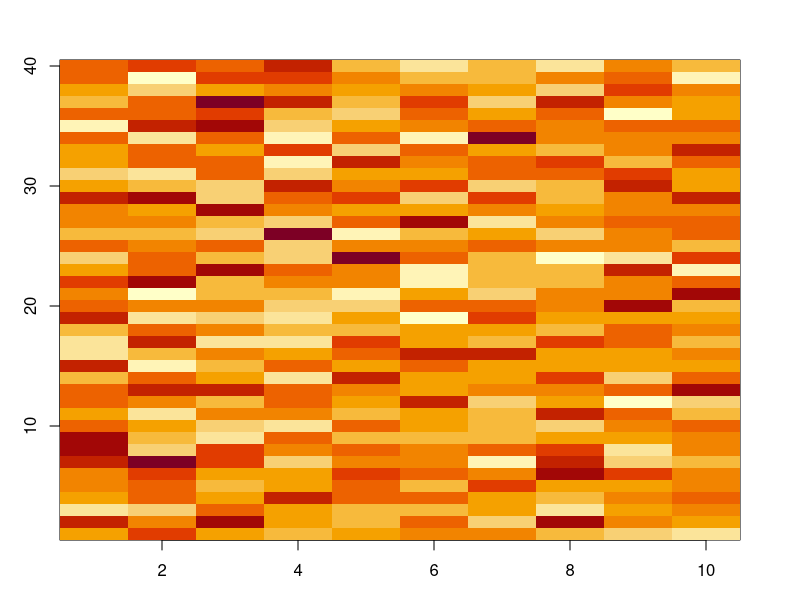
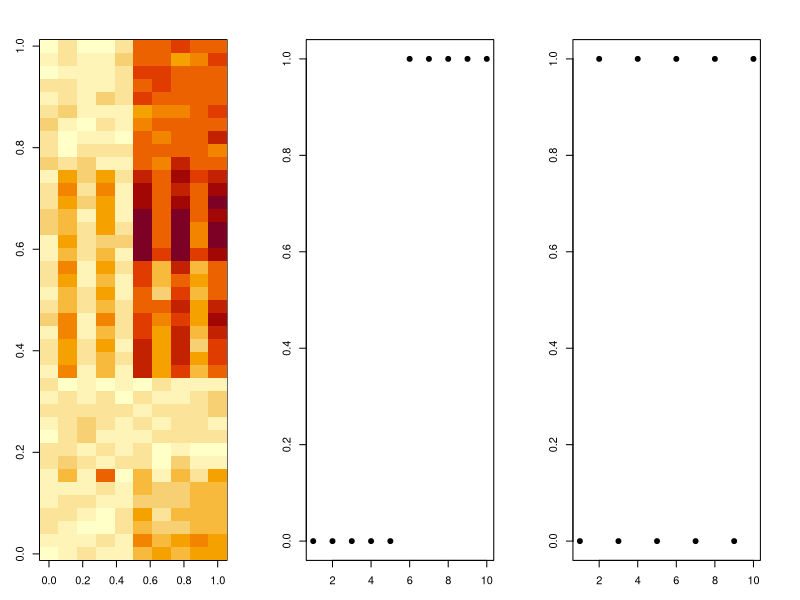
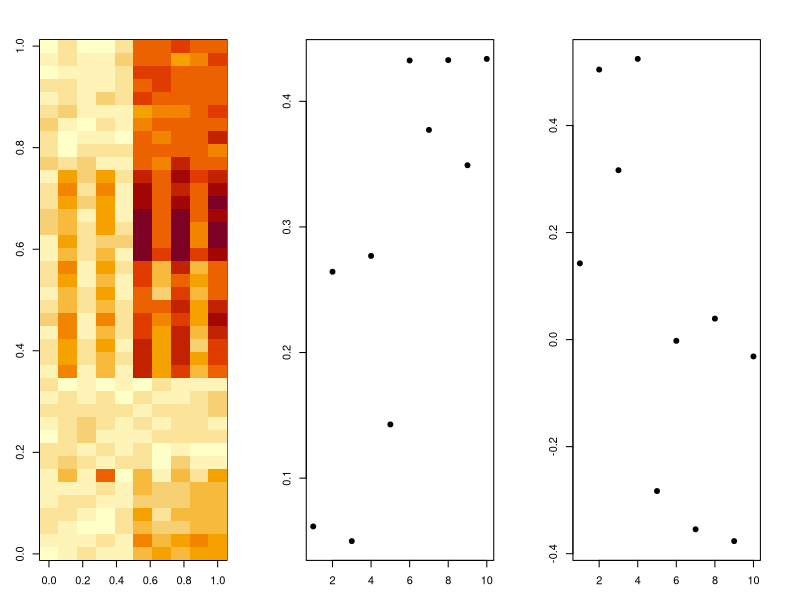
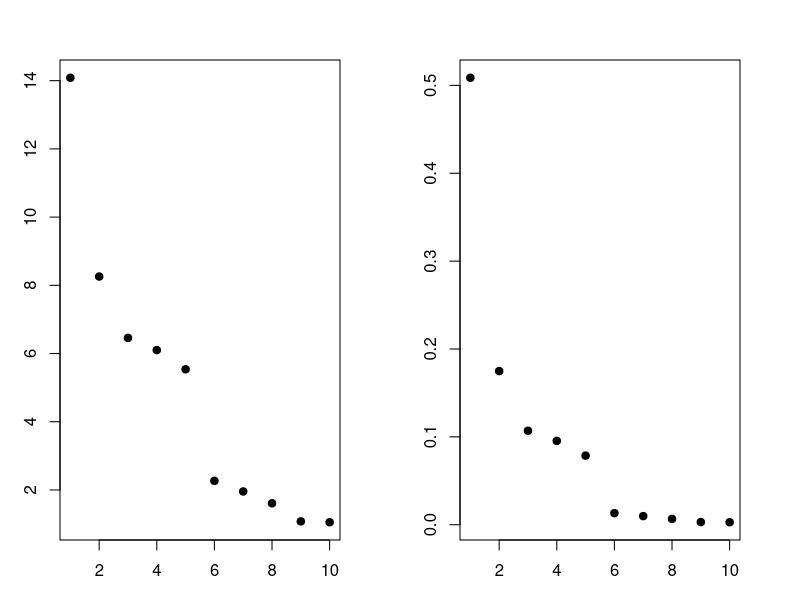

These figures' R source, in order:
set.seed(12345)
par(mar = rep(3, 4))
dataMatrix <- matrix(rnorm(400), nrow = 40)
image(1:10, 1:40, t(dataMatrix)[, nrow(dataMatrix):1])

set.seed(678910)
for (i in 1:40) {
    # flip a coin
    coinFlip <- rbinom(1, size = 1, prob = 0.5)
    # if coin is heads add a common pattern to that row
    if (coinFlip) {
        dataMatrix[i, ] <- dataMatrix[i, ] + rep(c(0, 3), each = 5)
    }
}

#dual Pattern
set.seed(678910)
for (i in 1:40) {
    # flip a coin
    coinFlip1 <- rbinom(1, size = 1, prob = 0.5)
    coinFlip2 <- rbinom(1, size = 1, prob = 0.5)
    # if coin is heads add a common pattern to that row
    if (coinFlip1) {
        dataMatrix[i, ] <- dataMatrix[i, ] + rep(c(0, 5), each = 5)
    }
    if (coinFlip2) {
        dataMatrix[i, ] <- dataMatrix[i, ] + rep(c(0, 5), 5)
    }
}
hh <- hclust(dist(dataMatrix))
dataMatrixOrdered <- dataMatrix[hh$order, ]

#real pattern
svd2 <- svd(scale(dataMatrixOrdered))
par(mfrow = c(1, 3))
image(t(dataMatrixOrdered)[, nrow(dataMatrixOrdered):1])
plot(rep(c(0, 1), each = 5), pch = 19, xlab = "Column", ylab = "Pattern 1")
plot(rep(c(0, 1), 5), pch = 19, xlab = "Column", ylab = "Pattern 2")

#data only pattern
svd2 <- svd(scale(dataMatrixOrdered))
par(mfrow = c(1, 3))
image(t(dataMatrixOrdered)[, nrow(dataMatrixOrdered):1])
plot(svd2$v[, 1], pch = 19, xlab = "Column", ylab = "First right singular vector")
plot(svd2$v[, 2], pch = 19, xlab = "Column", ylab = "Second right singular vector")

#variance
svd1 <- svd(scale(dataMatrixOrdered))
par(mfrow = c(1, 2))
plot(svd1$d, xlab = "Column", ylab = "Singular value", pch = 19)
plot(svd1$d^2/sum(svd1$d^2), xlab = "Column", ylab = "Percent of variance explained", 
     pch = 19)